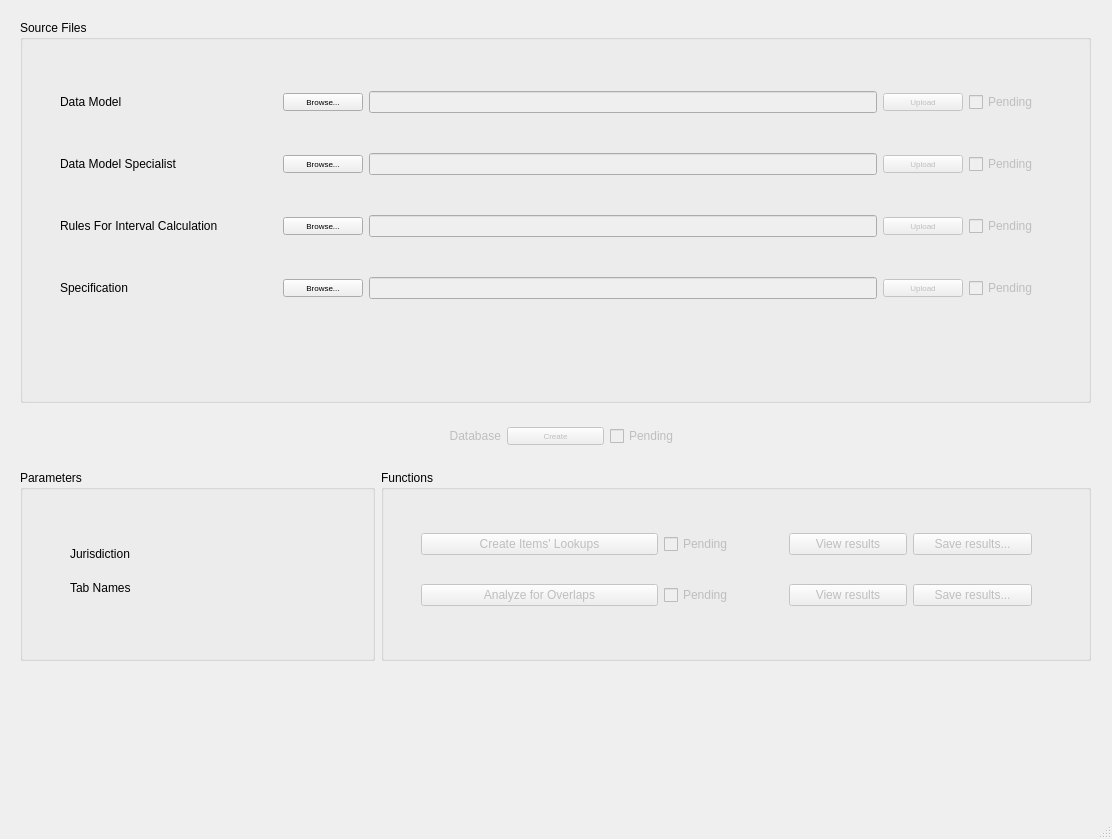
<?xml version="1.0" encoding="UTF-8"?>
<ui version="4.0">
 <class>MainWindow</class>
 <widget class="QMainWindow" name="MainWindow">
  <property name="enabled">
   <bool>true</bool>
  </property>
  <property name="geometry">
   <rect>
    <x>0</x>
    <y>0</y>
    <width>1112</width>
    <height>839</height>
   </rect>
  </property>
  <property name="windowTitle">
   <string>DevSupportTool</string>
  </property>
  <property name="toolButtonStyle">
   <enum>Qt::ToolButtonIconOnly</enum>
  </property>
  <property name="animated">
   <bool>true</bool>
  </property>
  <property name="documentMode">
   <bool>false</bool>
  </property>
  <property name="dockNestingEnabled">
   <bool>false</bool>
  </property>
  <property name="unifiedTitleAndToolBarOnMac">
   <bool>false</bool>
  </property>
  <widget class="QWidget" name="centralwidget">
   <property name="enabled">
    <bool>true</bool>
   </property>
   <property name="mouseTracking">
    <bool>false</bool>
   </property>
   <property name="tabletTracking">
    <bool>false</bool>
   </property>
   <property name="acceptDrops">
    <bool>false</bool>
   </property>
   <property name="autoFillBackground">
    <bool>false</bool>
   </property>
   <widget class="QWidget" name="verticalWidget" native="true">
    <property name="geometry">
     <rect>
      <x>20</x>
      <y>20</y>
      <width>1071</width>
      <height>641</height>
     </rect>
    </property>
    <layout class="QVBoxLayout" name="verticalLayout_2" stretch="22,1,1,1,11">
     <item>
      <widget class="QGroupBox" name="sf_layout">
       <property name="layoutDirection">
        <enum>Qt::LeftToRight</enum>
       </property>
       <property name="autoFillBackground">
        <bool>false</bool>
       </property>
       <property name="title">
        <string>Source Files</string>
       </property>
       <property name="flat">
        <bool>false</bool>
       </property>
       <property name="checkable">
        <bool>false</bool>
       </property>
       <widget class="QWidget" name="gridLayoutWidget">
        <property name="geometry">
         <rect>
          <x>40</x>
          <y>40</y>
          <width>981</width>
          <height>271</height>
         </rect>
        </property>
        <layout class="QGridLayout" name="gridL_SF" rowstretch="0,0,0,0" columnstretch="3,1,7,1,1">
         <property name="sizeConstraint">
          <enum>QLayout::SetDefaultConstraint</enum>
         </property>
         <property name="verticalSpacing">
          <number>9</number>
         </property>
         <item row="3" column="4">
          <widget class="QCheckBox" name="upload_cb_spec_file">
           <property name="enabled">
            <bool>false</bool>
           </property>
           <property name="text">
            <string>Pending</string>
           </property>
          </widget>
         </item>
         <item row="3" column="2">
          <widget class="QLineEdit" name="filename_spec">
           <property name="enabled">
            <bool>false</bool>
           </property>
          </widget>
         </item>
         <item row="3" column="0">
          <widget class="QLabel" name="label_spec">
           <property name="text">
            <string>Specification</string>
           </property>
          </widget>
         </item>
         <item row="2" column="4">
          <widget class="QCheckBox" name="upload_cb_rfic_file">
           <property name="enabled">
            <bool>false</bool>
           </property>
           <property name="text">
            <string>Pending</string>
           </property>
          </widget>
         </item>
         <item row="2" column="3">
          <widget class="QPushButton" name="upload_btn_rfic_file">
           <property name="enabled">
            <bool>false</bool>
           </property>
           <property name="font">
            <font>
             <pointsize>6</pointsize>
            </font>
           </property>
           <property name="text">
            <string>Upload</string>
           </property>
          </widget>
         </item>
         <item row="3" column="1">
          <widget class="QPushButton" name="browse_spec_file">
           <property name="font">
            <font>
             <pointsize>6</pointsize>
            </font>
           </property>
           <property name="text">
            <string>Browse...</string>
           </property>
          </widget>
         </item>
         <item row="3" column="3">
          <widget class="QPushButton" name="upload_btn_spec_file">
           <property name="enabled">
            <bool>false</bool>
           </property>
           <property name="font">
            <font>
             <pointsize>6</pointsize>
            </font>
           </property>
           <property name="text">
            <string>Upload</string>
           </property>
          </widget>
         </item>
         <item row="0" column="0">
          <widget class="QLabel" name="label_dm">
           <property name="text">
            <string>Data Model</string>
           </property>
          </widget>
         </item>
         <item row="1" column="3">
          <widget class="QPushButton" name="upload_btn_dms_file">
           <property name="enabled">
            <bool>false</bool>
           </property>
           <property name="font">
            <font>
             <pointsize>6</pointsize>
            </font>
           </property>
           <property name="text">
            <string>Upload</string>
           </property>
          </widget>
         </item>
         <item row="2" column="2">
          <widget class="QLineEdit" name="filename_rfic">
           <property name="enabled">
            <bool>false</bool>
           </property>
          </widget>
         </item>
         <item row="1" column="1">
          <widget class="QPushButton" name="browse_dms_file">
           <property name="font">
            <font>
             <pointsize>6</pointsize>
            </font>
           </property>
           <property name="text">
            <string>Browse...</string>
           </property>
          </widget>
         </item>
         <item row="0" column="2">
          <widget class="QLineEdit" name="filename_dm">
           <property name="enabled">
            <bool>false</bool>
           </property>
          </widget>
         </item>
         <item row="2" column="1">
          <widget class="QPushButton" name="browse_rfic_file">
           <property name="font">
            <font>
             <pointsize>6</pointsize>
            </font>
           </property>
           <property name="text">
            <string>Browse...</string>
           </property>
          </widget>
         </item>
         <item row="1" column="0">
          <widget class="QLabel" name="label_dms">
           <property name="text">
            <string>Data Model Specialist</string>
           </property>
          </widget>
         </item>
         <item row="2" column="0">
          <widget class="QLabel" name="label_rfic">
           <property name="text">
            <string>Rules For Interval Calculation</string>
           </property>
          </widget>
         </item>
         <item row="1" column="2">
          <widget class="QLineEdit" name="filename_dms">
           <property name="enabled">
            <bool>false</bool>
           </property>
          </widget>
         </item>
         <item row="0" column="3">
          <widget class="QPushButton" name="upload_btn_dm_file">
           <property name="enabled">
            <bool>false</bool>
           </property>
           <property name="font">
            <font>
             <pointsize>6</pointsize>
            </font>
           </property>
           <property name="text">
            <string>Upload</string>
           </property>
          </widget>
         </item>
         <item row="0" column="1">
          <widget class="QPushButton" name="browse_dm_file">
           <property name="font">
            <font>
             <pointsize>6</pointsize>
            </font>
           </property>
           <property name="text">
            <string>Browse...</string>
           </property>
          </widget>
         </item>
         <item row="0" column="4">
          <widget class="QCheckBox" name="upload_cb_dm_file">
           <property name="enabled">
            <bool>false</bool>
           </property>
           <property name="styleSheet">
            <string notr="true"/>
           </property>
           <property name="text">
            <string>Pending</string>
           </property>
           <property name="tristate">
            <bool>false</bool>
           </property>
          </widget>
         </item>
         <item row="1" column="4">
          <widget class="QCheckBox" name="upload_cb_dms_file">
           <property name="enabled">
            <bool>false</bool>
           </property>
           <property name="text">
            <string>Pending</string>
           </property>
          </widget>
         </item>
        </layout>
       </widget>
      </widget>
     </item>
     <item>
      <spacer name="verticalSpacer_2">
       <property name="orientation">
        <enum>Qt::Vertical</enum>
       </property>
       <property name="sizeHint" stdset="0">
        <size>
         <width>20</width>
         <height>40</height>
        </size>
       </property>
      </spacer>
     </item>
     <item>
      <layout class="QHBoxLayout" name="db_layout" stretch="5,1,5">
       <item>
        <widget class="QLabel" name="label_db">
         <property name="enabled">
          <bool>false</bool>
         </property>
         <property name="layoutDirection">
          <enum>Qt::LeftToRight</enum>
         </property>
         <property name="text">
          <string>&lt;html&gt;&lt;head/&gt;&lt;body&gt;&lt;p align=&quot;right&quot;&gt;Database&lt;/p&gt;&lt;/body&gt;&lt;/html&gt;</string>
         </property>
        </widget>
       </item>
       <item>
        <widget class="QPushButton" name="create_btn_db">
         <property name="enabled">
          <bool>false</bool>
         </property>
         <property name="font">
          <font>
           <pointsize>6</pointsize>
          </font>
         </property>
         <property name="text">
          <string>Create</string>
         </property>
        </widget>
       </item>
       <item>
        <widget class="QCheckBox" name="create_cb_db">
         <property name="enabled">
          <bool>false</bool>
         </property>
         <property name="text">
          <string>Pending</string>
         </property>
        </widget>
       </item>
      </layout>
     </item>
     <item>
      <spacer name="verticalSpacer">
       <property name="orientation">
        <enum>Qt::Vertical</enum>
       </property>
       <property name="sizeHint" stdset="0">
        <size>
         <width>20</width>
         <height>40</height>
        </size>
       </property>
      </spacer>
     </item>
     <item>
      <layout class="QHBoxLayout" name="layout_2" stretch="2,4">
       <item>
        <widget class="QGroupBox" name="params_layout">
         <property name="title">
          <string>Parameters</string>
         </property>
         <widget class="QWidget" name="gridLayoutWidget_8">
          <property name="geometry">
           <rect>
            <x>50</x>
            <y>70</y>
            <width>251</width>
            <height>61</height>
           </rect>
          </property>
          <layout class="QGridLayout" name="gridL_Params" columnstretch="0">
           <item row="1" column="0">
            <widget class="QLabel" name="label_tab_names">
             <property name="text">
              <string>Tab Names</string>
             </property>
            </widget>
           </item>
           <item row="0" column="0">
            <widget class="QLabel" name="label_jdx">
             <property name="text">
              <string>Jurisdiction</string>
             </property>
            </widget>
           </item>
          </layout>
         </widget>
        </widget>
       </item>
       <item>
        <widget class="QGroupBox" name="funcs_layout">
         <property name="title">
          <string>Functions</string>
         </property>
         <widget class="QWidget" name="verticalLayoutWidget">
          <property name="geometry">
           <rect>
            <x>40</x>
            <y>40</y>
            <width>611</width>
            <height>121</height>
           </rect>
          </property>
          <layout class="QVBoxLayout" name="funcs_layout_1">
           <item>
            <layout class="QHBoxLayout" name="lkups_layout" stretch="2,1,1,1">
             <item>
              <widget class="QPushButton" name="create_btn_lkups">
               <property name="enabled">
                <bool>false</bool>
               </property>
               <property name="text">
                <string>Create Items' Lookups</string>
               </property>
              </widget>
             </item>
             <item>
              <widget class="QCheckBox" name="create_cb_lkups">
               <property name="enabled">
                <bool>false</bool>
               </property>
               <property name="text">
                <string>Pending</string>
               </property>
              </widget>
             </item>
             <item>
              <widget class="QPushButton" name="view_btn_lkups">
               <property name="enabled">
                <bool>false</bool>
               </property>
               <property name="text">
                <string>View results</string>
               </property>
              </widget>
             </item>
             <item>
              <widget class="QPushButton" name="save_btn_lkups">
               <property name="enabled">
                <bool>false</bool>
               </property>
               <property name="text">
                <string>Save results...</string>
               </property>
              </widget>
             </item>
            </layout>
           </item>
           <item>
            <layout class="QHBoxLayout" name="overlaps_layout" stretch="2,1,1,1">
             <item>
              <widget class="QPushButton" name="analyze_btn_overlaps">
               <property name="enabled">
                <bool>false</bool>
               </property>
               <property name="text">
                <string>Analyze for Overlaps</string>
               </property>
              </widget>
             </item>
             <item>
              <widget class="QCheckBox" name="analyze_cb_overlaps">
               <property name="enabled">
                <bool>false</bool>
               </property>
               <property name="text">
                <string>Pending</string>
               </property>
              </widget>
             </item>
             <item>
              <widget class="QPushButton" name="view_btn_overlaps">
               <property name="enabled">
                <bool>false</bool>
               </property>
               <property name="text">
                <string>View results</string>
               </property>
              </widget>
             </item>
             <item>
              <widget class="QPushButton" name="save_btn_overlaps">
               <property name="enabled">
                <bool>false</bool>
               </property>
               <property name="text">
                <string>Save results...</string>
               </property>
              </widget>
             </item>
            </layout>
           </item>
          </layout>
         </widget>
        </widget>
       </item>
      </layout>
     </item>
    </layout>
   </widget>
  </widget>
  <widget class="QStatusBar" name="statusBar"/>
 </widget>
 <resources/>
 <connections/>
</ui>
